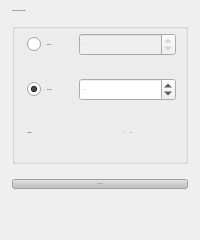
          <widget class="QWidget" name="tabWidgetPage2">
           <attribute name="title">
            <string>Line</string>
           </attribute>
           <layout class="QVBoxLayout" name="verticalLayout_8">
            <property name="spacing">
             <number>0</number>
            </property>
            <property name="leftMargin">
             <number>6</number>
            </property>
            <property name="topMargin">
             <number>0</number>
            </property>
            <property name="rightMargin">
             <number>6</number>
            </property>
            <property name="bottomMargin">
             <number>0</number>
            </property>
            <item>
             <widget class="QFrame" name="frame_4">
              <property name="minimumSize">
               <size>
                <width>0</width>
                <height>240</height>
               </size>
              </property>
              <property name="maximumSize">
               <size>
                <width>16777215</width>
                <height>260</height>
               </size>
              </property>
              <property name="frameShape">
               <enum>QFrame::NoFrame</enum>
              </property>
              <property name="frameShadow">
               <enum>QFrame::Raised</enum>
              </property>
              <layout class="QVBoxLayout" name="verticalLayout_20" stretch="0,0">
               <property name="spacing">
                <number>-1</number>
               </property>
               <property name="leftMargin">
                <number>6</number>
               </property>
               <property name="topMargin">
                <number>0</number>
               </property>
               <property name="rightMargin">
                <number>6</number>
               </property>
               <property name="bottomMargin">
                <number>40</number>
               </property>
               <item>
                <widget class="QGroupBox" name="groupBox_9">
                 <property name="maximumSize">
                  <size>
                   <width>16777215</width>
                   <height>155</height>
                  </size>
                 </property>
                 <property name="font">
                  <font>
                   <pointsize>-1</pointsize>
                  </font>
                 </property>
                 <property name="title">
                  <string>Step Size and Number of Spots</string>
                 </property>
                 <layout class="QGridLayout" name="gridLayout_8" rowminimumheight="0,0,0,0,5">
                  <property name="sizeConstraint">
                   <enum>QLayout::SetDefaultConstraint</enum>
                  </property>
                  <property name="leftMargin">
                   <number>12</number>
                  </property>
                  <property name="topMargin">
                   <number>0</number>
                  </property>
                  <property name="bottomMargin">
                   <number>0</number>
                  </property>
                  <property name="spacing">
                   <number>6</number>
                  </property>
                  <item row="3" column="0">
                   <widget class="QRadioButton" name="Opt_Line_N_Spot">
                    <property name="text">
                     <string>N of Spots</string>
                    </property>
                    <property name="checked">
                     <bool>true</bool>
                    </property>
                    <attribute name="buttonGroup">
                     <string notr="true">buttonGroup</string>
                    </attribute>
                   </widget>
                  </item>
                  <item row="2" column="0">
                   <widget class="QRadioButton" name="Opt_Line_Step_Size">
                    <property name="text">
                     <string>Step Size</string>
                    </property>
                    <property name="checked">
                     <bool>false</bool>
                    </property>
                    <attribute name="buttonGroup">
                     <string notr="true">buttonGroup</string>
                    </attribute>
                   </widget>
                  </item>
                  <item row="4" column="0">
                   <widget class="QLabel" name="label_17">
                    <property name="maximumSize">
                     <size>
                      <width>16777215</width>
                      <height>20</height>
                     </size>
                    </property>
                    <property name="text">
                     <string>Line length</string>
                    </property>
                   </widget>
                  </item>
                  <item row="4" column="1">
                   <widget class="QLabel" name="Txt_Line_Length">
                    <property name="maximumSize">
                     <size>
                      <width>16777215</width>
                      <height>20</height>
                     </size>
                    </property>
                    <property name="text">
                     <string>0</string>
                    </property>
                    <property name="alignment">
                     <set>Qt::AlignRight|Qt::AlignTrailing|Qt::AlignVCenter</set>
                    </property>
                   </widget>
                  </item>
                  <item row="4" column="2">
                   <widget class="QLabel" name="label_12">
                    <property name="maximumSize">
                     <size>
                      <width>16777215</width>
                      <height>20</height>
                     </size>
                    </property>
                    <property name="text">
                     <string> µm</string>
                    </property>
                   </widget>
                  </item>
                  <item row="3" column="1" colspan="2">
                   <widget class="QSpinBox" name="Spn_Line_N_Spot">
                    <property name="sizePolicy">
                     <sizepolicy hsizetype="Preferred" vsizetype="Fixed">
                      <horstretch>0</horstretch>
                      <verstretch>0</verstretch>
                     </sizepolicy>
                    </property>
                    <property name="minimumSize">
                     <size>
                      <width>0</width>
                      <height>22</height>
                     </size>
                    </property>
                    <property name="readOnly">
                     <bool>false</bool>
                    </property>
                    <property name="minimum">
                     <number>2</number>
                    </property>
                    <property name="maximum">
                     <number>999999</number>
                    </property>
                    <property name="value">
                     <number>11</number>
                    </property>
                   </widget>
                  </item>
                  <item row="2" column="1" colspan="2">
                   <widget class="QSpinBox" name="Spn_Line_Step_Size">
                    <property name="enabled">
                     <bool>false</bool>
                    </property>
                    <property name="sizePolicy">
                     <sizepolicy hsizetype="Preferred" vsizetype="Fixed">
                      <horstretch>0</horstretch>
                      <verstretch>0</verstretch>
                     </sizepolicy>
                    </property>
                    <property name="minimumSize">
                     <size>
                      <width>0</width>
                      <height>22</height>
                     </size>
                    </property>
                    <property name="suffix">
                     <string> µm</string>
                    </property>
                    <property name="minimum">
                     <number>1</number>
                    </property>
                    <property name="maximum">
                     <number>999999999</number>
                    </property>
                    <property name="value">
                     <number>20</number>
                    </property>
                   </widget>
                  </item>
                 </layout>
                </widget>
               </item>
               <item>
                <widget class="QPushButton" name="Btn_Line_Add_Points">
                 <property name="enabled">
                  <bool>false</bool>
                 </property>
                 <property name="minimumSize">
                  <size>
                   <width>0</width>
                   <height>0</height>
                  </size>
                 </property>
                 <property name="font">
                  <font>
                   <pointsize>-1</pointsize>
                   <weight>75</weight>
                   <bold>true</bold>
                  </font>
                 </property>
                 <property name="styleSheet">
                  <string notr="true">background-color: #C0C0C0;
color: #808080;
font-weight: bold;</string>
                 </property>
                 <property name="text">
                  <string>Add Points</string>
                 </property>
                </widget>
               </item>
              </layout>
             </widget>
            </item>
           </layout>
          </widget>
